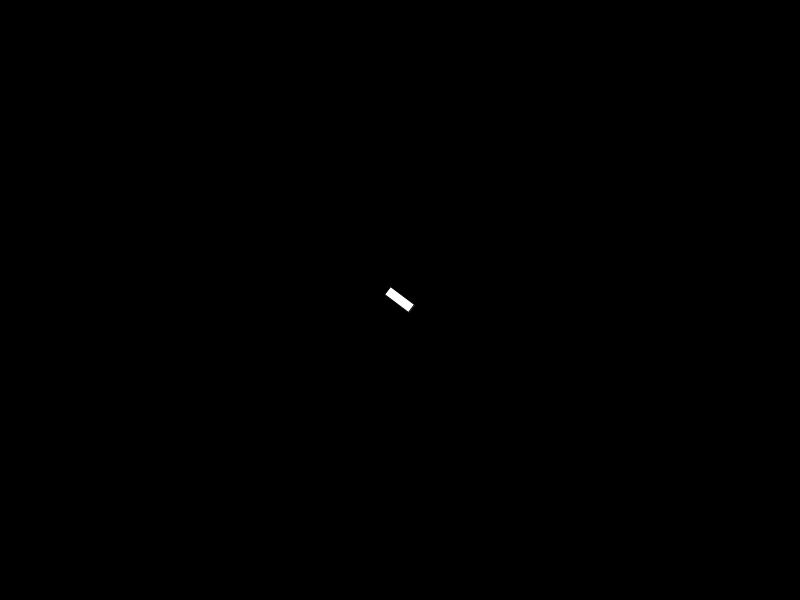
Frame 1 (no input)
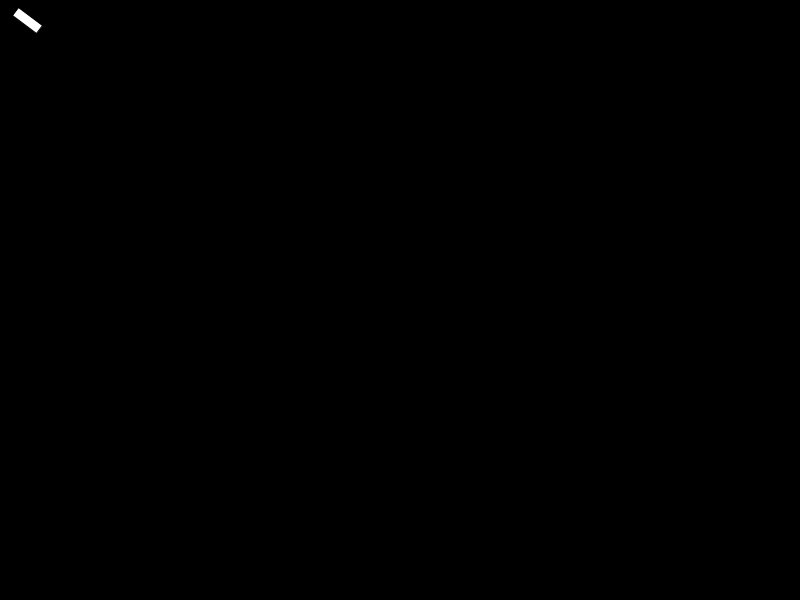
Frame 60 (the mouse pressed at the canvas centre just before this capture)
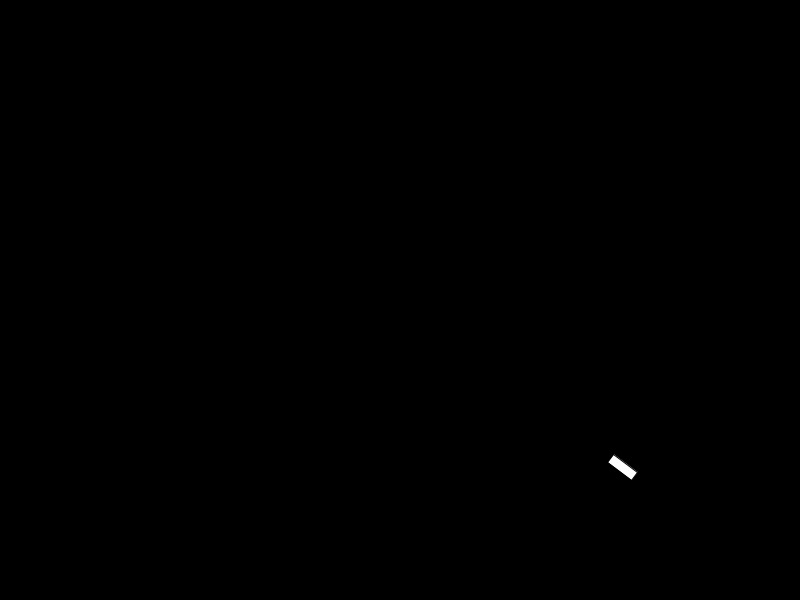
Frame 120 (the mouse held since frame 60 and released just before this capture)

The Processing sketch that drew these frames (run headless with seeded random() and noise(); from frame 60 on, the mouse is pressed at the canvas centre):

// Processing sketch: Pointing
// ── Pointing.pde
Entity object;
void setup() {
  size(800,600);
  object = new Entity();
}

void draw() {
  background(0);
  
  //PVector Mouseforce = new PVector(map(mouseX,0, width,-0.01,0.1), map(mouseY,0, height,-0.01,0.1));
  
  //object.applyForce(Mouseforce);
  object.update();
  object.edges();
  object.display();
  
  
  
}

// ── Entity.pde
class Entity {
  
  PVector pos;
  PVector acc;
  PVector vel;
  

  Entity(){
    pos = new PVector(width/2,height/2);
    acc = new PVector(0,0);
    vel = new PVector(0,0);
  }
  
  void update() {
    PVector dirForce = new PVector(mouseX, mouseY);
    dirForce.sub(pos);
    dirForce.setMag(0.3);
    acc = dirForce;
    

    
    vel.add(acc);
    pos.add(vel);
    acc.mult(0);
  }
  
   void edges() {
    if(pos.x > width){ vel.x *= -1; pos.x = width;} // we change the position
    if(pos.x < 0){vel.x *= -1; pos.x = 0;}          //otherwise the balls will go
    if(pos.y > height){vel.y *= -1; pos.y = height;}//through the ground
    if(pos.y < 0){vel.y *= -1; pos.y = 0;}
   }
  
  void display() {
    float angle = atan(vel.y/vel.x);
    stroke(0);
    pushMatrix();
      rectMode(CENTER);
      translate(pos.x,pos.y);
      rotate(angle);
      rect(0,0,30,10); // x y is always at 0 because we defining its location
      //at the point of transation, and what ever that translation point is
      //.. will be 0,0
    popMatrix();
  }


}
